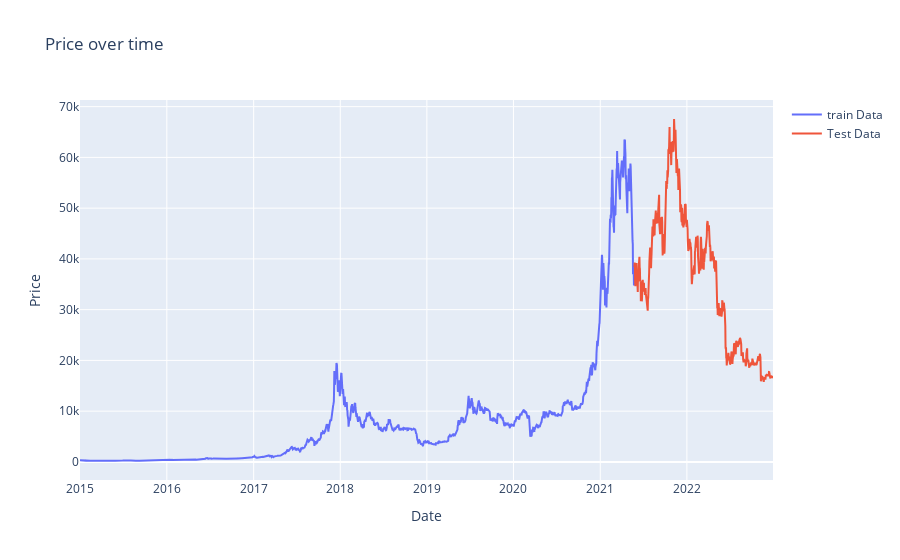

Source (notebook cell):
### Code cell
train_x = train_df.index
train_y = train_df['Adj Close']
test_x = test_df.index
test_y = test_df['Adj Close']

fig = go.Figure()
fig.add_trace(go.Scatter(x=train_x, y=train_y, name='train Data'))
fig.add_trace(go.Scatter(x=test_x, y=test_y, name='Test Data'))

fig.update_layout(
    xaxis_title='Date',
    yaxis_title='Price',
    title='Price over time'
)

fig.show()

### Figure 1 — Plotly figure (JSON) as saved in the notebook; plotly's stock layout.template omitted (floating-point values rounded to 4 significant figures; data arrays with more than 128 entries replaced by an {"elided": "..."} marker saying what was removed)
{"data": [{"name": "train Data", "type": "scatter", "x": {"elided": "2337 str values"}, "y": {"elided": "2337 float values"}}, {"name": "Test Data", "type": "scatter", "x": {"elided": "585 str values"}, "y": {"elided": "585 float values"}}], "layout": {"title": {"text": "Price over time"}, "xaxis": {"title": {"text": "Date"}}, "yaxis": {"title": {"text": "Price"}}}}
